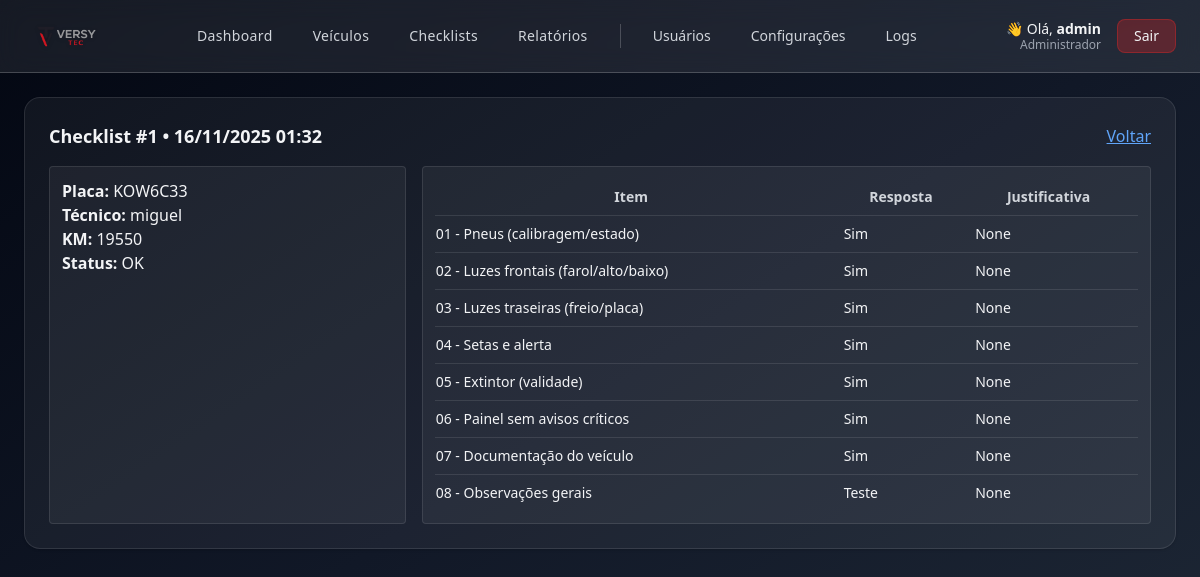
The app's page /checklists/1 (signed in), older data.
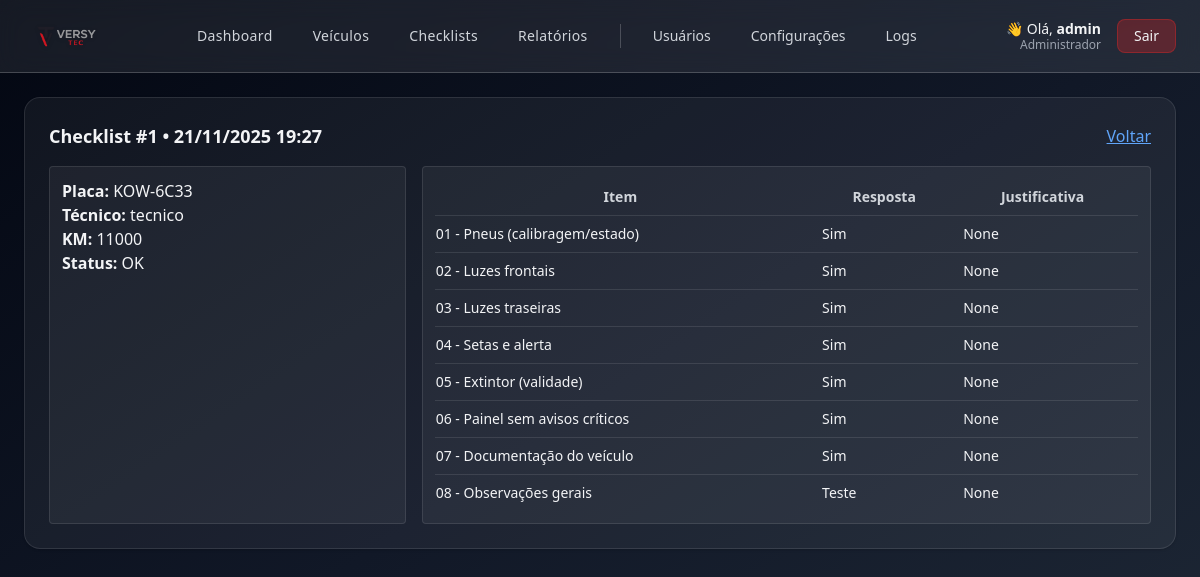
The same page, newer data.
### app.py (models this page shows)
class Checklist(db.Model):
    __tablename__ = "checklist"
    id = db.Column(db.Integer, primary_key=True)
    vehicle_id = db.Column(db.Integer, db.ForeignKey("vehicle.id"))
    vehicle = db.relationship("Vehicle", backref="checklists")
    technician = db.Column(db.String(120))
    date = db.Column(db.DateTime, default=datetime.utcnow)
    km = db.Column(db.Integer, default=0)
    status = db.Column(db.String(40), default="OK")
    notes = db.Column(db.Text)
    raw_json = db.Column(db.Text)

class Vehicle(db.Model):
    __tablename__ = "vehicle"
    id = db.Column(db.Integer, primary_key=True)
    plate = db.Column(db.String(20), unique=True, nullable=False)
    brand = db.Column(db.String(80))
    model = db.Column(db.String(80))
    year = db.Column(db.Integer)
    km = db.Column(db.Integer, default=0)
    status = db.Column(db.String(20), default="ATIVO")

### app.py (the view)
@app.route("/checklists/<int:cid>")
@supervisor_allowed
def checklist_detail(cid):
    c = Checklist.query.get_or_404(cid)
    try:
        data = json.loads(c.raw_json) if c.raw_json else {}
    except Exception:
        data = {}
    photos = data.get("photos", [])
    items = data.get("items", {})
    return render_template("checklist_detail.html", c=c, items=items, photos=photos)

### app.py (called while the page is built)
@login_manager.user_loader
def load_user(uid):
    return User.query.get(int(uid))

def supervisor_allowed(view):
    @wraps(view)
    def wrapper(*args, **kwargs):
        if not current_user.is_authenticated:
            return redirect(url_for("login"))
        if current_user.is_admin or current_user.is_supervisor:
            return view(*args, **kwargs)
        flash("Acesso restrito a supervisor ou administrador.", "error")
        return redirect(url_for("checklist_mobile"))
    return wrapper

@app.context_processor
def inject_role_flags():
    return dict(
        ROLE_ADMIN=(current_user.is_authenticated and current_user.is_admin),
        ROLE_SUPERVISOR=(current_user.is_authenticated and current_user.is_supervisor),
        ROLE_TECH=(current_user.is_authenticated and current_user.is_tech)
    )

    @property
    def is_admin(self):
        if self.role is None:
            return bool(self.is_admin_legacy)
        return self.role == "admin"

    @property
    def is_supervisor(self):
        return self.role == "supervisor"

### templates/checklist_detail.html (shortened to what this page needs)
{% extends 'layout.html' %}
{% set page_title = "Detalhe do Checklist" %}
{% block content %}
<div class="bg-white/5 border border-white/10 rounded-2xl shadow p-6">
  <div class="flex items-center justify-between mb-4">
    <h2 class="text-lg font-semibold">Checklist #{{ c.id }} • {{ c.date.strftime('%d/%m/%Y %H:%M') }}</h2>
    <a class="text-blue-400 underline" href="{{ url_for('checklists') }}">Voltar</a>
  </div>
  <div class="grid md:grid-cols-3 gap-4">
    <div class="p-3 rounded border border-white/10 bg-white/5">
      <p><strong>Placa:</strong> {{ c.vehicle.plate if c.vehicle else '-' }}</p>
      <p><strong>Técnico:</strong> {{ c.technician }}</p>
      <p><strong>KM:</strong> {{ c.km }}</p>
      <p><strong>Status:</strong> {{ c.status }}</p>
    </div>
    <div class="md:col-span-2 p-3 rounded border border-white/10 bg-white/5 overflow-auto max-h-[60vh]">
      <table class="min-w-full text-sm">
        <thead><tr class="text-gray-300"><th class="py-2 pr-4">Item</th><th class="py-2 pr-4">Resposta</th><th class="py-2 pr-4">Justificativa</th></tr></thead>
        <tbody>
          {% for nome, val in items.items() %}
          <tr class="border-t border-white/10">
            <td class="py-2 pr-4">{{ nome }}</td>
            <td class="py-2 pr-4">
              {% if val.resposta is iterable and val.resposta is not string %}
                {{ val.resposta | join(', ') }}
              {% else %}
                {{ val.resposta }}
              {% endif %}
            </td>
            <td class="py-2 pr-4">{{ val.justificativa }}</td>
          </tr>
          {% endfor %}
        </tbody>
      </table>
    </div>
  </div>
</div>
{% endblock %}

Row changes from the older to the newer data that the page shows:
changed Checklist "OK": date "16/11/2025 01:32" → "21/11/2025 19:27"; technician "miguel" → "tecnico"; km "19550" → "11000"
changed Vehicle: vehicle "KOW6C33" → "KOW-6C33"
Text that changed along with them:
new list line: "02 - Luzes frontais Sim None"
new list line: "03 - Luzes traseiras Sim None"
list line gone: "02 - Luzes frontais (farol/alto/baixo) Sim None"
list line gone: "03 - Luzes traseiras (freio/placa) Sim None"
